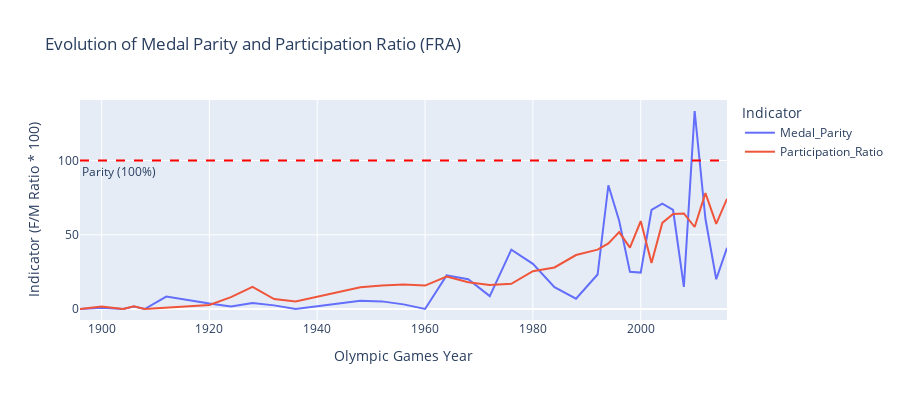

This figure's notebook cell:
### Code cell
import plotly.express as px
import pandas as pd

# Reshape the DataFrame to 'long' format for Plotly (Identical to your code)
# 'Year' becomes the ID variable; 'Medal_Parity' and 'Participation_Ratio' are the value variables
df_plot = pd.melt(merged_fra_df, id_vars=['Year'], value_vars=['Medal_Parity', 'Participation_Ratio'],
                  var_name='Indicator', value_name='Value')

# 2. Create the interactive line plot with Plotly Express
fig = px.line(
    df_plot,
    x='Year',
    y='Value',
    color='Indicator',
    # Set  title for the chart
    title='Evolution of Medal Parity and Participation Ratio (FRA)',
    # Set the English labels for the axes
    labels={'Value': 'Indicator (F/M Ratio * 100)', 'Year': 'Olympic Games Year'},
    height=400 # Define the chart height
)

# 3. Add the parity line (y=100)
fig.add_hline(y=100, line_dash="dash", line_color="red",
              annotation_text="Parity (100%)",
              annotation_position="bottom left")

# 4. Display the interactive chart
fig.show()

### Figure 1 — Plotly figure (JSON) as saved in the notebook; plotly's stock layout.template omitted (floating-point values rounded to 4 significant figures)
{"data": [{"hovertemplate": "Indicator=Medal_Parity<br>Olympic Games Year=%{x}<br>Indicator (F/M Ratio * 100)=%{y}<extra></extra>", "legendgroup": "Medal_Parity", "line": {"color": "#636efa", "dash": "solid"}, "marker": {"symbol": "circle"}, "mode": "lines", "name": "Medal_Parity", "orientation": "v", "showlegend": true, "type": "scatter", "x": [1896, 1900, 1904, 1906, 1908, 1912, 1920, 1924, 1928, 1932, 1936, 1948, 1952, 1956, 1960, 1964, 1968, 1972, 1976, 1980, 1984, 1988, 1992, 1994, 1996, 1998, 2000, 2002, 2004, 2006, 2008, 2010, 2012, 2014, 2016], "xaxis": "x", "y": [0.0, 0.86, 0.0, 1.59, 0.0, 8.33, 3.68, 1.69, 4.0, 2.44, 0.0, 5.48, 5.13, 3.12, 0.0, 22.58, 20.0, 8.7, 40.0, 30.43, 14.75, 6.9, 23.21, 83.33, 59.38, 25.0, 24.53, 66.67, 70.97, 66.67, 14.93, 133.3, 60.78, 20.0, 41.18], "yaxis": "y"}, {"hovertemplate": "Indicator=Participation_Ratio<br>Olympic Games Year=%{x}<br>Indicator (F/M Ratio * 100)=%{y}<extra></extra>", "legendgroup": "Participation_Ratio", "line": {"color": "#EF553B", "dash": "solid"}, "marker": {"symbol": "circle"}, "mode": "lines", "name": "Participation_Ratio", "orientation": "v", "showlegend": true, "type": "scatter", "x": [1896, 1900, 1904, 1906, 1908, 1912, 1920, 1924, 1928, 1932, 1936, 1948, 1952, 1956, 1960, 1964, 1968, 1972, 1976, 1980, 1984, 1988, 1992, 1994, 1996, 1998, 2000, 2002, 2004, 2006, 2008, 2010, 2012, 2014, 2016], "xaxis": "x", "y": [0.0, 1.7, 0.0, 1.82, 0.0, 0.85, 2.7, 8.03, 14.9, 6.73, 5.05, 14.66, 15.81, 16.45, 15.79, 21.8, 18.03, 16.09, 16.99, 25.44, 27.96, 36.33, 40.0, 44.12, 51.78, 41.33, 59.24, 31.03, 57.95, 64.0, 64.36, 55.22, 78.02, 57.35, 74.22], "yaxis": "y"}], "layout": {"annotations": [{"showarrow": false, "text": "Parity (100%)", "x": 0, "xanchor": "left", "xref": "x domain", "y": 100, "yanchor": "top", "yref": "y"}], "height": 400, "legend": {"title": {"text": "Indicator"}, "tracegroupgap": 0}, "shapes": [{"line": {"color": "red", "dash": "dash"}, "type": "line", "x0": 0, "x1": 1, "xref": "x domain", "y0": 100, "y1": 100, "yref": "y"}], "title": {"text": "Evolution of Medal Parity and Participation Ratio (FRA)"}, "xaxis": {"anchor": "y", "domain": [0, 1], "title": {"text": "Olympic Games Year"}}, "yaxis": {"anchor": "x", "domain": [0, 1], "title": {"text": "Indicator (F/M Ratio * 100)"}}}}
